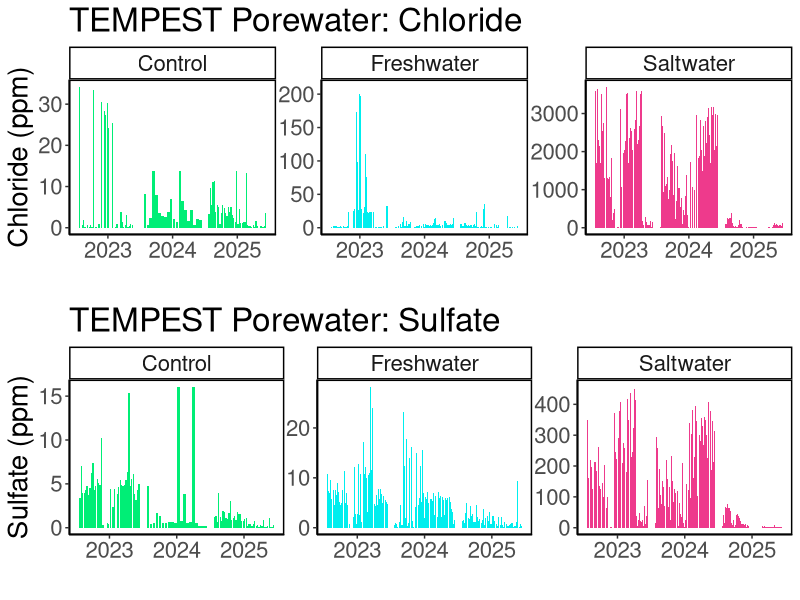
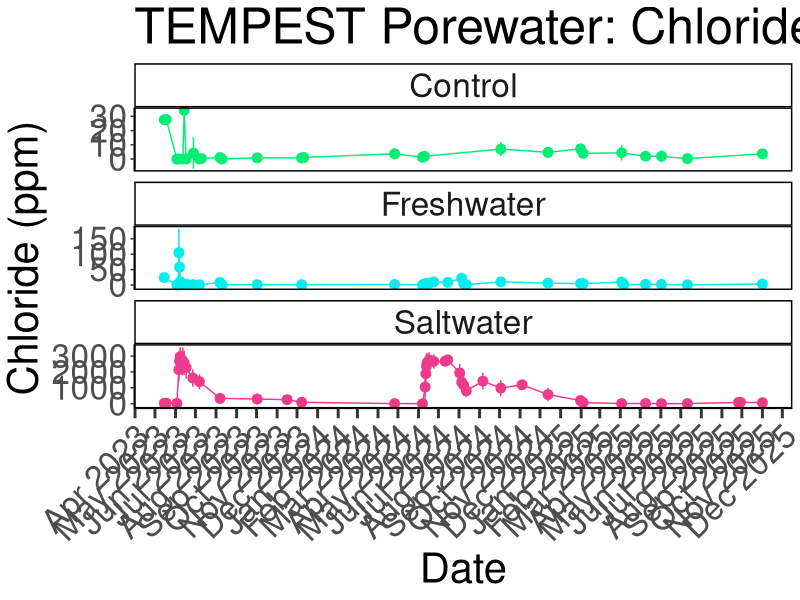
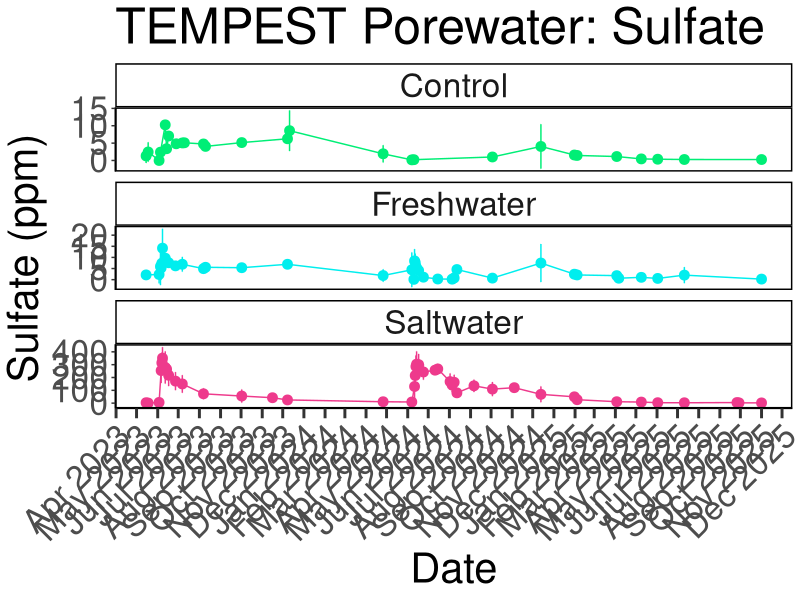
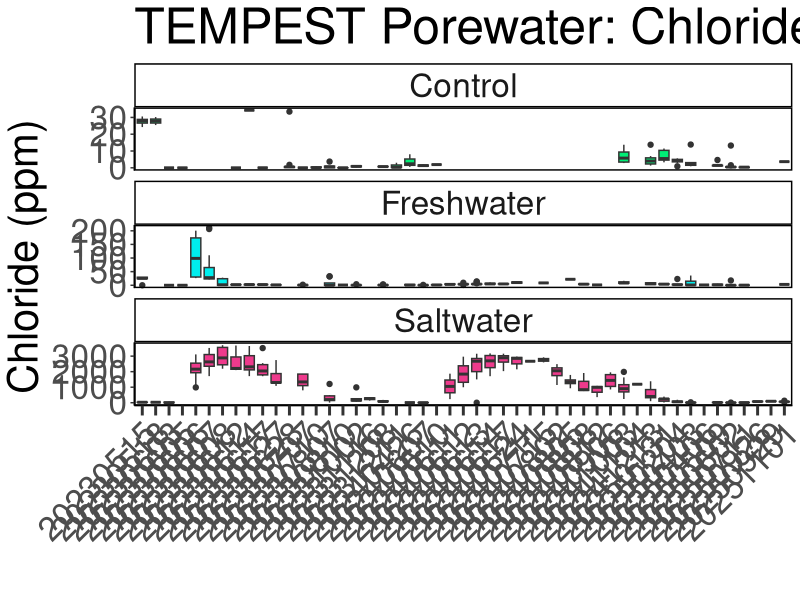
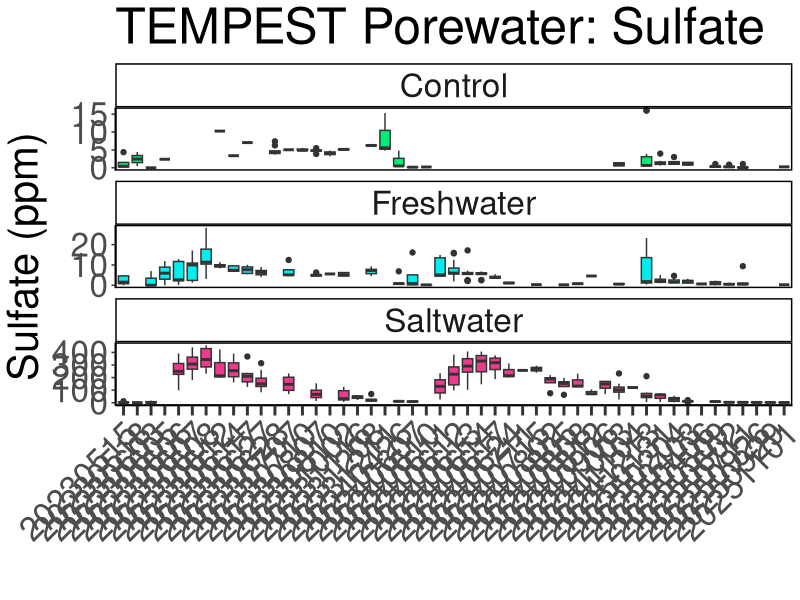
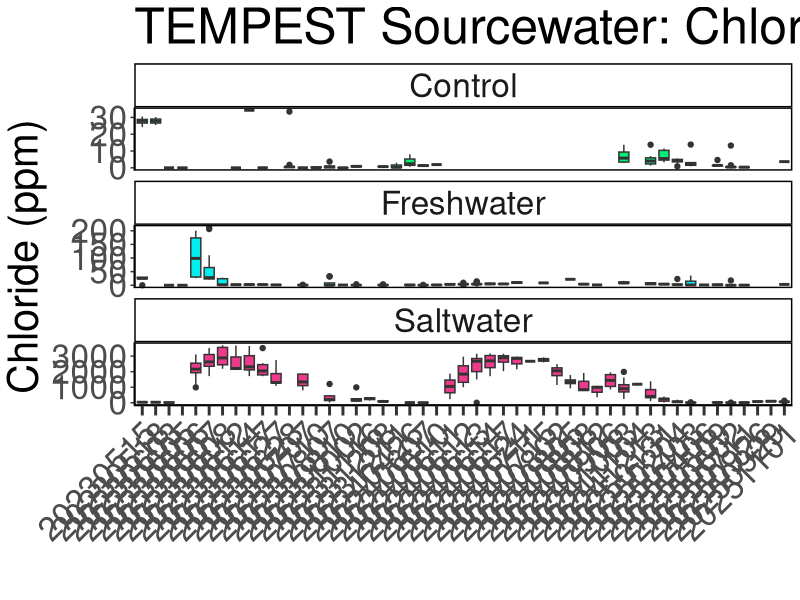
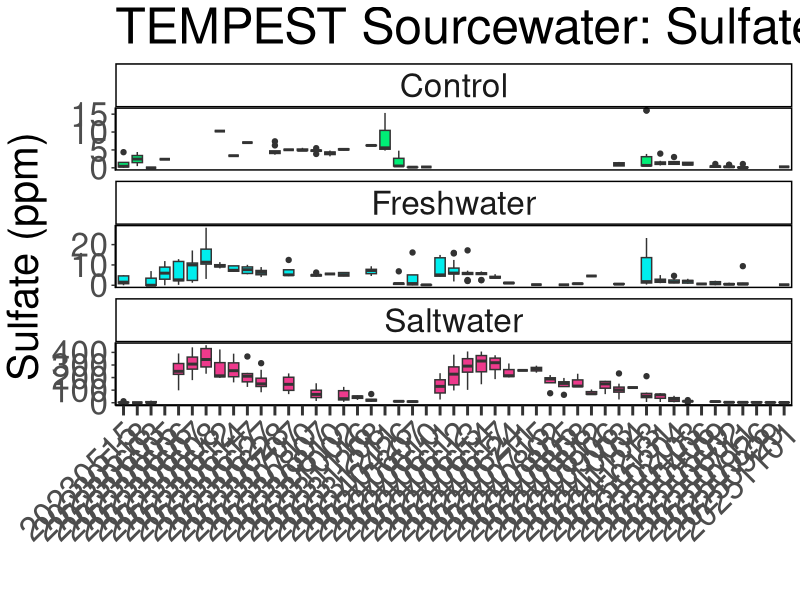
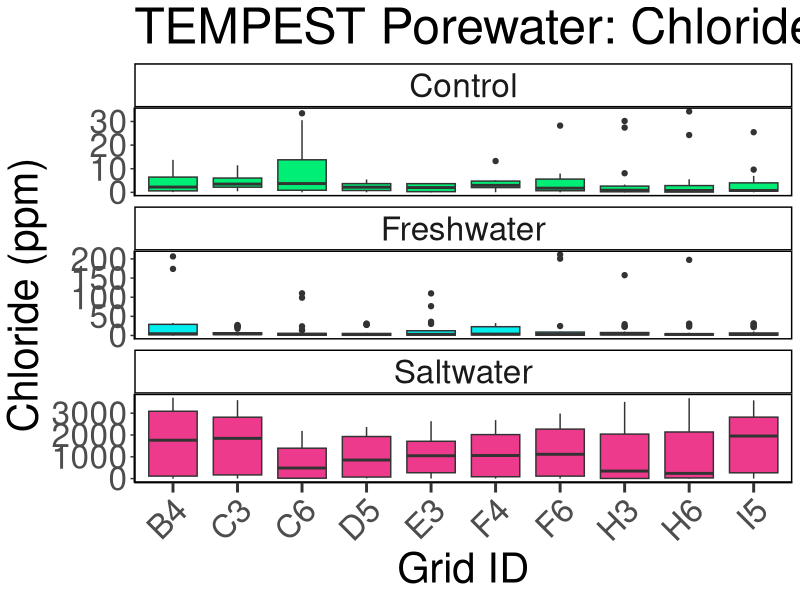

Write the R code that produced these figures, in order.
## ---- chunk 1
library(dplyr)
library(ggplot2)
library(ggpubr)
library(stringr)
library(readxl)
library(tidyr)
library(tibble)
library(openxlsx)
library(knitr)
## ---- chunk 2

#read in 2023 Dionex Data:
dat23 <- read.csv("2023/COMPASS_TEMPEST_SO4_Cl_2023.csv")
# head(dat24)
colnames(dat23)

#read in 2024 Dionex Data:
dat24 <- read.csv("2024/COMPASS_TEMPEST_SO4_Cl_2024.csv")
# head(dat24)
colnames(dat24)

#read in 2025 Dionex Data:
dat25 <- read.csv("2025/COMPASS_TEMPEST_SO4_Cl_2025.csv")
# head(dat25)
colnames(dat25)

raw_dat <- bind_rows(dat23, dat24, dat25)

##Convert Collection Date into Date format
raw_dat$Collection_Date <- as.character(raw_dat$Collection_Date)
raw_dat$Collection_Date_formatted <- as.Date(raw_dat$Collection_Date, format = "%Y%m%d")

##Extract Year and month from Collection Date
raw_dat$Year <- format(raw_dat$Collection_Date_formatted, format = "%Y")
raw_dat$Month <- format(raw_dat$Collection_Date_formatted, format = "%m")
raw_dat$Day <- format(raw_dat$Collection_Date_formatted, format = "%d")

raw_dat$Grid <- gsub("Source", "Sourcewater", raw_dat$Grid)
raw_dat$Grid <- gsub("SOURCEWATER", "Sourcewater", raw_dat$Grid)
raw_dat$Grid <- gsub("RAINWATER", "Rainwater", raw_dat$Grid)

all_dat <- raw_dat %>%
  mutate(
    Project = "COMPASS", 
    Site = "TEMPEST"
  ) %>%
  rename(
    SO4_mM = SO4_Conc_mM, 
    Cl_mM = Cl_Conc_mM, 
  )%>%
  dplyr::select(
         Project, Site, Plot, Grid, Depth_cm, Event_Time, Time_of_day, Sample_ID, 
         Volume_mL, Evacuation_date_YYYMMDD, Collection_Date_YYYYMMDD, 
         Collection_Start_Time_24hrs, Collection_End_Time_24hrs, EST_EDT, 
         SO4_ppm, SO4_mM, SO4_Conc_flag, SO4_QAQC_flag, Cl_ppm, Cl_mM, Cl_Conc_flag, Cl_QAQC_flag, 
         salinity, Analysis_rundate,  Run_notes, Field_notes
        # list columns in the order you want them
  )


##Set 4 decimal points max
all_dat <- all_dat %>%
  mutate(across(where(is.numeric), round, digits = 4)) ##This does make all salinities 0 when Cl_ppm is 0 instead of 0.000026

## ---- chunk 3

colnames(all_dat)

#pull the column names from the all_dat dataframe and create a new dataframe with them 
metadat <- data.frame(Column_Names = colnames(all_dat))
metadat

metadat$Description <- ""
metadat$Units <- ""
metadat$Instrument_ifapplicable <- ""

#add information about each line: 

metadat$Description <- c("Project name", 
                         "Site where sample collected", 
                         "Plot where sample collected (SW = Saltwater, FW = Freshwater, C = 
                         Control, Estuary (Sourcewater))", 
                         "Grid where sample collected (Letter + Number)", 
                         "Depth where sample collected", 
                         "Event sampling time (T1 through T6)", 
                         "Time of day of sample collection (AM, PM, Midday)",
                         "Sample Identifier", 
                         "Volume of sample collected (mL)", 
                         "Date lysimeter evacuated", 
                         "Date sample collected", 
                         "Time lysimeter evacuated", 
                         "Time sample collected", 
                         "Time zone of sample collection", 
                         "Sulfate concentration in ppm", 
                         "Sulfate concentration in mM", 
                         "Sulfate concentration flag base on standard curve (bdl=below detection limit (0), adl=above detection limit (highest   
                         standard), Within_Range=within detection range)", 
                         "Sulfate QAQC Flags generated during checks of standards, blanks, dups, and spks",
                         "Chloride concentration in ppm", 
                         "Chloride concentration in mM", 
                         "Chloride concentration flag base on standard curve (bdl=below detection limit (0), adl=above detection limit (highest   
                         standard), Within_Range=within detection range)", 
                         "Chloride QAQC Flags generated during checks of standards, blanks, dups, and spks", 
                         "Salinity calculated using the Knudsen equation: Salinity=((1.807*(Chloride ppm)+0.026)/1000", 
                         "The date that samples were run on the Dionex IC", 
                         "Any notes generated during QAQC", 
                         "Notes generated during field sample collection")

metadat$Units <-       c("NA", 
                         "NA", 
                         "NA",
                         "NA",
                         "NA", 
                         "NA",
                         "NA",
                         "NA", 
                         "mL", 
                         "NA",
                         "NA",
                         "NA",
                         "NA",
                         "NA",
                         "ppm", 
                         "mM", 
                         "NA",
                         "NA", 
                         "ppm", 
                         "mM", 
                         "NA", 
                         "NA", 
                         "ppt", 
                         "NA", 
                         "NA",
                         "NA")

metadat$Instrument_ifapplicable <-  
  
                       c("NA", 
                         "NA",
                         "NA", 
                         "NA", 
                         "NA",
                         "NA", 
                         "NA",
                         "NA",
                         "NA", 
                         "NA",
                         "NA",
                         "NA", 
                         "NA",
                         "NA",
                         "Dionex Integrion HPIC (Thermo Fisher)", 
                         "Dionex Integrion HPIC (Thermo Fisher)", 
                         "NA", 
                         "NA", 
                         "Dionex Integrion HPIC (Thermo Fisher)", 
                         "Dionex Integrion HPIC (Thermo Fisher)", 
                         "NA", 
                         "NA", 
                         "Dionex Integrion HPIC (Thermo Fisher)", 
                         "NA", 
                         "NA",
                         "NA")


## ---- chunk 4

#write out a csv of all the data to the main folder: 
write.csv(all_dat, "COMPASS_TEMPEST_SO4_Cl_AllData.csv")


#write out a csv of the metadata associated with the data: 
write.csv(metadat, "COMPASS_TEMPEST_SO4_Cl_Metadata.csv")

## ---- chunk 5

##Remove Sourcewater
data_plotting <- raw_dat %>%
  filter(!str_detect(Grid, "Sourcewater"), ignore.case = TRUE)%>%
  filter(!str_detect(Grid, "Rainwater"), ignore.case = TRUE)

data_plotting <- data_plotting %>% 
    mutate(
    plot_1 = case_when(
      Plot == "C" ~ "Control",
      Plot == "FW" ~ "Freshwater",
      Plot == "SW" ~ "Saltwater",
      TRUE ~ Plot  # keep everything else unchanged
    )
  ) %>%
  mutate(plot_1 = factor(plot_1, levels = c("Control", "Freshwater", "Saltwater")))

#Plot data by year and change colors based on Zone:
viz_cl_plot <- ggplot(data_plotting, aes(x = as.character(Year), y = Cl_ppm, fill = plot_1)) +
  geom_bar(stat = "identity", position = position_dodge2(preserve = "total")) +
  facet_wrap( ~ plot_1, scales="free") +
  scale_fill_manual(values = c(
    "Control" = "springgreen2",
    "Freshwater" = "cyan2",
    "Saltwater" = "violetred2"
  )) +
  theme_classic() +
  labs(x = " ", y = "Chloride (ppm)", title = "TEMPEST Porewater: Chloride") +
  theme(
    panel.spacing = unit(.05, "lines"), 
    panel.border = element_rect(color = "black", fill = NA, linewidth = 1)) + 
  theme(text = element_text(size = 20))+ 
  theme(legend.position = "none")

# viz_cl_plot

viz_so4_plot <- ggplot(data_plotting, aes(x = as.character(Year), y = SO4_ppm, fill = plot_1)) +
  geom_bar(stat = "identity", position = position_dodge2(preserve = "total")) +
  facet_wrap( ~ plot_1, scales="free") +
  scale_fill_manual(values = c(
    "Control" = "springgreen2",
    "Freshwater" = "cyan2",
    "Saltwater" = "violetred2"
  )) +
  theme_classic() +
  labs(x = " ", y = "Sulfate (ppm)", title = "TEMPEST Porewater: Sulfate") +
  theme(
    panel.spacing = unit(.05, "lines"), 
    panel.border = element_rect(color = "black", fill = NA, linewidth = 1)) + 
  theme(text = element_text(size = 20))+ 
  theme(legend.position = "none")

# viz_so4_plot

ggarrange(viz_cl_plot, viz_so4_plot, nrow=2, ncol=1)


## ---- chunk 6

##Summarize SO4 and Cl by Date and Zone
Dionex_avg <- data_plotting %>%
  group_by(Collection_Date_formatted, plot_1) %>%
   dplyr::summarize(mean_SO4 = mean(SO4_ppm, na.rm=TRUE),
            sd_SO4 = sd(SO4_ppm, na.rm=TRUE),
            mean_Cl = mean(Cl_ppm, na.rm=TRUE),
            sd_Cl = sd(Cl_ppm, na.rm=TRUE))

# Define the specific date breaks you want to display
specific_breaks <- as.Date(c("2023-01-01", "2024-01-01", "2025-01-01"))

viz_cl_plot_avgs <- ggplot(Dionex_avg, aes(x = Collection_Date_formatted, y = mean_Cl, color = plot_1)) +
  geom_point(size = 3) + 
  geom_errorbar(aes(ymin = mean_Cl - sd_Cl, ymax = mean_Cl + sd_Cl), width = 0.2) + 
  geom_line() + 
  facet_wrap( ~ plot_1, scales="free_y", ncol = 1) +
  scale_color_manual(values = c(
    "Control" = "springgreen2",
    "Freshwater" = "cyan2",
    "Saltwater" = "violetred2"
  )) +
  theme_classic() +
  labs(x = "Date", y = "Chloride (ppm)", title = "TEMPEST Porewater: Chloride") +
  theme(
    panel.spacing = unit(0.5, "lines"), 
    panel.border = element_rect(color = "black", fill = NA, linewidth = 1)) +
  # theme(axis.text.x = element_text(angle = 90, hjust = 0.5))+ 
  theme(text = element_text(size = 30))+
  scale_x_date(date_labels = "%b %Y", date_breaks = "1 month") + # Format x-axis labels
  theme(axis.ticks.x = element_line(linewidth = 1))+
  theme(axis.ticks.length.x = unit(0.25, "cm"))+ 
  theme(legend.position = "none")+ 
  theme(axis.text.x = element_text(angle = 45, hjust = 1))

viz_cl_plot_avgs


viz_so4_plot_avgs <- ggplot(Dionex_avg, aes(x = Collection_Date_formatted, y = mean_SO4, color = plot_1)) +
  geom_point(size = 3) + 
  geom_errorbar(aes(ymin = mean_SO4 - sd_SO4, ymax = mean_SO4 + sd_SO4), width = 0.2) + 
  geom_line() + 
  facet_wrap( ~ plot_1, scales="free_y", ncol = 1) +
  scale_color_manual(values = c(
    "Control" = "springgreen2",
    "Freshwater" = "cyan2",
    "Saltwater" = "violetred2"
  )) +
  theme_classic() +
  labs(x = "Date", y = "Sulfate (ppm)", title = "TEMPEST Porewater: Sulfate") +
  theme(
    panel.spacing = unit(0.5, "lines"), 
    panel.border = element_rect(color = "black", fill = NA, linewidth = 1)) +
  # theme(axis.text.x = element_text(angle = 90, hjust = 0.5))+ 
  theme(text = element_text(size = 30))+
  scale_x_date(date_labels = "%b %Y", date_breaks = "1 month") + # Format x-axis labels
  theme(axis.ticks.x = element_line(linewidth = 1))+
  theme(axis.ticks.length.x = unit(0.25, "cm"))+ 
  theme(legend.position = "none")+ 
  theme(axis.text.x = element_text(angle = 45, hjust = 1))

viz_so4_plot_avgs

# ggarrange(viz_cl_plot_avgs, viz_so4_plot_avgs, nrow=1, ncol=2)

## ---- chunk 7

##Boxplot Summarize SO4 and Cl by Date, Site, and Zone
viz_cl_boxplot <- ggplot(data_plotting, aes(x = Collection_Date,  y = Cl_ppm, fill = plot_1)) +
  geom_boxplot() + 
  facet_wrap( ~ plot_1, scales="free_y", ncol = 1) +
  # scale_x_discrete(drop = TRUE) +
  scale_fill_manual(values = c(
    "Control" = "springgreen2",
    "Freshwater" = "cyan2",
    "Saltwater" = "violetred2"
  ), labels = c("Control", "Freshwater", "Saltwater")) +
  theme_classic() +
  labs(x = " ", y = "Chloride (ppm)", title = "TEMPEST Porewater: Chloride") +
  theme(
    panel.spacing = unit(0.5, "lines"), 
    panel.border = element_rect(color = "black", fill = NA, linewidth = 1)) +
  theme(axis.text.x = element_text(angle = 45, vjust = 1, hjust = 1))+ 
  theme(text = element_text(size = 30))+
  theme(axis.ticks.x = element_line(linewidth = 1))+
  theme(axis.ticks.length.x = unit(0.25, "cm"))+ 
  theme(legend.position = "none")

viz_cl_boxplot


viz_so4_boxplot <- ggplot(data_plotting, aes(x = Collection_Date,  y = SO4_ppm, fill = plot_1)) +
  geom_boxplot() + 
  facet_wrap( ~ plot_1, scales="free_y", ncol = 1) +
  scale_x_discrete(drop = TRUE) +
  scale_fill_manual(values = c(
    "Control" = "springgreen2",
    "Freshwater" = "cyan2",
    "Saltwater" = "violetred2"
  ), labels = c("Control", "Freshwater", "Saltwater")) +
  theme_classic() +
  labs(x = " ", y = "Sulfate (ppm)", title = "TEMPEST Porewater: Sulfate") +
  theme(
    panel.spacing = unit(0.5, "lines"), 
    panel.border = element_rect(color = "black", fill = NA, linewidth = 1)) +
  theme(axis.text.x = element_text(angle = 45, vjust = 1, hjust = 1))+ 
  theme(text = element_text(size = 30))+
  theme(axis.ticks.x = element_line(linewidth = 1))+
  theme(axis.ticks.length.x = unit(0.25, "cm"))+ 
  #scale_x_discrete(labels = c("Upland", "Swamp", "Transition", "Wetland", "Surface Water"))+ 
  theme(legend.position = "none")

viz_so4_boxplot

# ggarrange(viz_cl_boxplot, viz_so4_boxplot, nrow=1, ncol=2)

# # Save as a PNG
# png("COMPASS_SynopticCB_Cl_alldata.png", width = 2000, height = 1200, res = 100) 
# print(viz_cl_boxplot)  # For ggplot objects, use print()
# dev.off() 
# 
# # Save as a PNG
# png("COMPASS_SynopticCB_SO4_alldata.png", width = 2000, height = 1200, res = 100) 
# print(viz_so4_boxplot)  # For ggplot objects, use print()
# dev.off() 

## ---- chunk 8

##Only Sourcewater
data_plotting_source <- raw_dat %>%
  filter(str_detect(Grid, "Sourcewater"))

data_plotting_source <- data_plotting_source %>% 
    mutate(
    plot_1 = case_when(
      Plot == "FW" ~ "Freshwater",
      Plot == "SW" ~ "Saltwater",
      Plot == "ESTUARY" ~ "Estuary",
      TRUE ~ Plot  # keep everything else unchanged
    )
  ) %>%
  mutate(plot_1 = factor(plot_1, levels = c("Control", "Freshwater", "Saltwater", "Estuary")))


##Boxplot Summarize SO4 and Cl by Date, Site, and Plot
viz_cl_boxplot <- ggplot(data_plotting, aes(x = Collection_Date,  y = Cl_ppm, fill = plot_1)) +
  geom_boxplot() + 
  facet_wrap( ~ plot_1, scales="free_y", ncol = 1) +
  # scale_x_discrete(drop = TRUE) +
  scale_fill_manual(values = c(
    "Control" = "springgreen2",
    "Freshwater" = "cyan2",
    "Saltwater" = "violetred2", 
    "Estuary" = "darkred"
  ), labels = c("Control", "Freshwater", "Saltwater", "Estuary")) +
  theme_classic() +
  labs(x = " ", y = "Chloride (ppm)", title = "TEMPEST Sourcewater: Chloride") +
  theme(
    panel.spacing = unit(0.5, "lines"), 
    panel.border = element_rect(color = "black", fill = NA, linewidth = 1)) +
  theme(axis.text.x = element_text(angle = 45, vjust = 1, hjust = 1))+ 
  theme(text = element_text(size = 30))+
  theme(axis.ticks.x = element_line(linewidth = 1))+
  theme(axis.ticks.length.x = unit(0.25, "cm"))+ 
  theme(legend.position = "none")

viz_cl_boxplot


viz_so4_boxplot <- ggplot(data_plotting, aes(x = Collection_Date,  y = SO4_ppm, fill = plot_1)) +
  geom_boxplot() + 
  facet_wrap( ~ plot_1, scales="free_y", ncol = 1) +
  scale_x_discrete(drop = TRUE) +
  scale_fill_manual(values = c(
    "Control" = "springgreen2",
    "Freshwater" = "cyan2",
    "Saltwater" = "violetred2", 
    "Estuary" = "darkred"
  ), labels = c("Control", "Freshwater", "Saltwater", "Estuary")) +
  theme_classic() +
  labs(x = " ", y = "Sulfate (ppm)", title = "TEMPEST Sourcewater: Sulfate") +
  theme(
    panel.spacing = unit(0.5, "lines"), 
    panel.border = element_rect(color = "black", fill = NA, linewidth = 1)) +
  theme(axis.text.x = element_text(angle = 45, vjust = 1, hjust = 1))+ 
  theme(text = element_text(size = 30))+
  theme(axis.ticks.x = element_line(linewidth = 1))+
  theme(axis.ticks.length.x = unit(0.25, "cm"))+ 
  #scale_x_discrete(labels = c("Upland", "Swamp", "Transition", "Wetland", "Surface Water"))+ 
  theme(legend.position = "none")

viz_so4_boxplot


# ggarrange(viz_cl_boxplot, viz_so4_boxplot, nrow=1, ncol=2)

# # Save as a PNG
# png("COMPASS_SynopticCB_Cl_alldata.png", width = 2000, height = 1200, res = 100) 
# print(viz_cl_boxplot)  # For ggplot objects, use print()
# dev.off() 
# 
# # Save as a PNG
# png("COMPASS_SynopticCB_SO4_alldata.png", width = 2000, height = 1200, res = 100) 
# print(viz_so4_boxplot)  # For ggplot objects, use print()
# dev.off() 

## ---- chunk 9

##Boxplot Summarize SO4 and Cl by Date, Site, and Zone
viz_cl_boxplot <- ggplot(data_plotting, aes(x = Grid,  y = Cl_ppm, fill = plot_1)) +
  geom_boxplot() + 
  facet_wrap( ~ plot_1, scales="free_y", ncol = 1) +
  scale_x_discrete(drop = TRUE) +
  scale_fill_manual(values = c(
    "Control" = "springgreen2",
    "Freshwater" = "cyan2",
    "Saltwater" = "violetred2"
  ), labels = c("Control", "Freshwater", "Saltwater")) +
  theme_classic() +
  labs(x = "Grid ID", y = "Chloride (ppm)", title = "TEMPEST Porewater: Chloride by Grid") +
  theme(
    panel.spacing = unit(0.5, "lines"), 
    panel.border = element_rect(color = "black", fill = NA, linewidth = 1)) +
  theme(axis.text.x = element_text(angle = 45, vjust = 1, hjust = 1))+ 
  theme(text = element_text(size = 30))+
  theme(axis.ticks.x = element_line(linewidth = 1))+
  theme(axis.ticks.length.x = unit(0.25, "cm"))+ 
  theme(legend.position = "none")

viz_cl_boxplot


viz_so4_boxplot <- ggplot(data_plotting, aes(x = Grid,  y = SO4_ppm, fill = plot_1)) +
  geom_boxplot() + 
  facet_wrap( ~ plot_1, scales="free_y", ncol = 1) +
  scale_x_discrete(drop = TRUE) +
  scale_fill_manual(values = c(
    "Control" = "springgreen2",
    "Freshwater" = "cyan2",
    "Saltwater" = "violetred2"
  ), labels = c("Control", "Freshwater", "Saltwater")) +
  theme_classic() +
  labs(x = "Grid ID", y = "Sulfate (ppm)", title = "TEMPEST Porewater: Sulfate by Grid") +
  theme(
    panel.spacing = unit(0.5, "lines"), 
    panel.border = element_rect(color = "black", fill = NA, linewidth = 1)) +
  theme(axis.text.x = element_text(angle = 45, vjust = 1, hjust = 1))+ 
  theme(text = element_text(size = 30))+
  theme(axis.ticks.x = element_line(linewidth = 1))+
  theme(axis.ticks.length.x = unit(0.25, "cm"))+ 
  #scale_x_discrete(labels = c("Upland", "Swamp", "Transition", "Wetland", "Surface Water"))+ 
  theme(legend.position = "none")

viz_so4_boxplot

## ---- chunk 10
# It would also be great to add to our collation codes a summary chunk that will calculate value ranges, means, and standard deviations (and errors) for each site, zone, depth for each year; also for each site zone, depth overall; and for each site and zone overall so that we have some easy access to metrics. Was just thinking this might be helpful today when re-collating the DIC data.

colnames(data_plotting)

##Metrics for each zone for each year
summary_by_year <- data_plotting %>%
  group_by(Year, plot_1) %>%
   reframe(
     min_Cl_ppm = min(Cl_ppm, na.rm=TRUE),
     max_Cl_ppm = max(Cl_ppm, na.rm=TRUE), 
     mean_Cl_ppm = mean(Cl_ppm, na.rm=TRUE), 
     sd_Cl_ppm = sd(Cl_ppm, na.rm=TRUE), 

     min_SO4_ppm = min(SO4_ppm, na.rm=TRUE),
     max_SO4_ppm = max(SO4_ppm, na.rm=TRUE), 
     mean_SO4_ppm = mean(SO4_ppm, na.rm=TRUE), 
     sd_SO4_ppm = sd(SO4_ppm, na.rm=TRUE)) %>%
  mutate(across(where(is.numeric), round, digits = 4)) 

##Metrics for each zone for all years
summary_all_years <- data_plotting %>%
  group_by(plot_1) %>%
   reframe(
     min_Cl_ppm = min(Cl_ppm, na.rm=TRUE),
     max_Cl_ppm = max(Cl_ppm, na.rm=TRUE), 
     mean_Cl_ppm = mean(Cl_ppm, na.rm=TRUE), 
     sd_Cl_ppm = sd(Cl_ppm, na.rm=TRUE), 

     min_SO4_ppm = min(SO4_ppm, na.rm=TRUE),
     max_SO4_ppm = max(SO4_ppm, na.rm=TRUE), 
     mean_SO4_ppm = mean(SO4_ppm, na.rm=TRUE), 
     sd_SO4_ppm = sd(SO4_ppm, na.rm=TRUE)) %>%
  mutate(across(where(is.numeric), round, digits = 4)) 

## ---- chunk 11
# It would also be great to add to our collation codes a summary chunk that will calculate value ranges, means, and standard deviations (and errors) for each site, Grid, depth for each year; also for each site Grid, depth overall; and for each site and Grid overall so that we have some easy access to metrics. Was just thinking this might be helpful today when re-collating the DIC data.

colnames(data_plotting_source)

##Metrics for each Grid for each year
summary_by_year_source <- data_plotting_source %>%
  group_by(Year, plot_1) %>%
   reframe(
     min_Cl_ppm = min(Cl_ppm, na.rm=TRUE),
     max_Cl_ppm = max(Cl_ppm, na.rm=TRUE), 
     mean_Cl_ppm = mean(Cl_ppm, na.rm=TRUE), 
     sd_Cl_ppm = sd(Cl_ppm, na.rm=TRUE), 

     min_SO4_ppm = min(SO4_ppm, na.rm=TRUE),
     max_SO4_ppm = max(SO4_ppm, na.rm=TRUE), 
     mean_SO4_ppm = mean(SO4_ppm, na.rm=TRUE), 
     sd_SO4_ppm = sd(SO4_ppm, na.rm=TRUE)) %>%
  mutate(across(where(is.numeric), round, digits = 4)) 

## ---- chunk 12

library(kableExtra)

kable(
  summary_by_year[, c("Year", "plot_1", "min_Cl_ppm",	"max_Cl_ppm",	"mean_Cl_ppm", "min_SO4_ppm",	"max_SO4_ppm",	"mean_SO4_ppm")],  
  format = "latex",
  booktabs = TRUE,
  caption = "Porewater Summary Statistics by Year"
) %>%
  kable_styling(
    latex_options = c("hold_position", "striped", "scale_down"),
    font_size = 12
  ) %>%
  row_spec(0, bold = TRUE) %>%   # header
  column_spec(1, bold = TRUE)

kable(
  summary_all_years[, c("plot_1", "min_Cl_ppm",	"max_Cl_ppm",	"mean_Cl_ppm", "min_SO4_ppm",	"max_SO4_ppm",	"mean_SO4_ppm")],  
  format = "latex",
  booktabs = TRUE,
  caption = "Porewater Summary Statistics by Plot"
) %>%
  kable_styling(
    latex_options = c("hold_position", "striped", "scale_down"),
    font_size = 12
  ) %>%
  row_spec(0, bold = TRUE) %>%   # header
  column_spec(1, bold = TRUE)

## ---- chunk 13

library(kableExtra)

kable(
  summary_by_year_source[, c("Year", "plot_1", "min_Cl_ppm",	"max_Cl_ppm",	"mean_Cl_ppm", "min_SO4_ppm",	"max_SO4_ppm",	"mean_SO4_ppm")],  
  format = "latex",
  booktabs = TRUE,
  caption = "Sourcewater Summary Statistics by Year"
) %>%
  kable_styling(
    latex_options = c("hold_position", "striped", "scale_down"),
    font_size = 12
  ) %>%
  row_spec(0, bold = TRUE) %>%   # header
  column_spec(1, bold = TRUE)

## ---- chunk 14

#write out a csv of the Porewater Summary Statistics by Year to the main folder: 
write.csv(summary_by_year, "COMPASS_TEMPEST_PW_DOC_Summarized_By_Year.csv")

#write out a csv of the Porewater Summary Statistics by Grid to the main folder: 
write.csv(summary_all_years, "COMPASS_TEMPEST_PW_DOC_Summarized_Years_Combined.csv")

#write out a csv of the Sourcewater Summary Statistics by Year to the main folder: 
write.csv(summary_by_year_source, "COMPASS_TEMPEST_SOURCE_DOC_Summarized_By_Year.csv")
